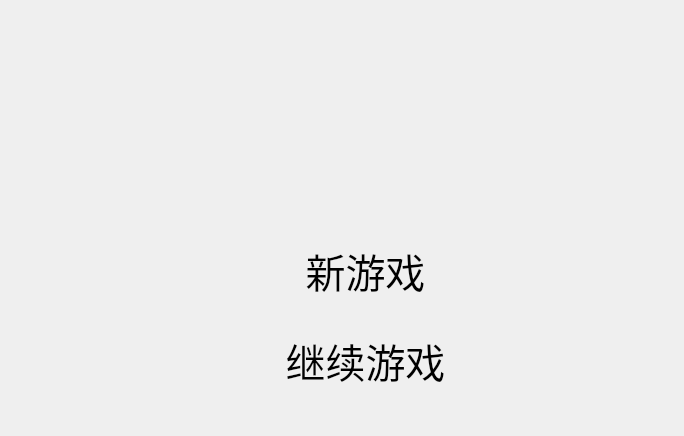
<?xml version="1.0" encoding="UTF-8"?>
<ui version="4.0">
 <class>Window</class>
 <widget class="QWidget" name="Window">
  <property name="geometry">
   <rect>
    <x>0</x>
    <y>0</y>
    <width>684</width>
    <height>436</height>
   </rect>
  </property>
  <property name="windowTitle">
   <string>Window</string>
  </property>
  <widget class="QLabel" name="label">
   <property name="geometry">
    <rect>
     <x>90</x>
     <y>60</y>
     <width>481</width>
     <height>131</height>
    </rect>
   </property>
   <property name="text">
    <string/>
   </property>
   <property name="pixmap">
    <pixmap resource="res.qrc">:/res/logo.png</pixmap>
   </property>
   <property name="scaledContents">
    <bool>true</bool>
   </property>
  </widget>
  <widget class="QToolButton" name="toolButton">
   <property name="geometry">
    <rect>
     <x>280</x>
     <y>230</y>
     <width>171</width>
     <height>81</height>
    </rect>
   </property>
   <property name="font">
    <font>
     <family>华文新魏</family>
     <pointsize>30</pointsize>
     <bold>false</bold>
     <stylestrategy>PreferDefault</stylestrategy>
     <kerning>true</kerning>
    </font>
   </property>
   <property name="autoFillBackground">
    <bool>false</bool>
   </property>
   <property name="text">
    <string>新游戏</string>
   </property>
   <property name="iconSize">
    <size>
     <width>300</width>
     <height>120</height>
    </size>
   </property>
   <property name="checkable">
    <bool>false</bool>
   </property>
   <property name="autoRepeat">
    <bool>false</bool>
   </property>
   <property name="autoExclusive">
    <bool>false</bool>
   </property>
   <property name="toolButtonStyle">
    <enum>Qt::ToolButtonTextOnly</enum>
   </property>
   <property name="autoRaise">
    <bool>true</bool>
   </property>
  </widget>
  <widget class="QToolButton" name="toolButton_2">
   <property name="geometry">
    <rect>
     <x>280</x>
     <y>320</y>
     <width>171</width>
     <height>81</height>
    </rect>
   </property>
   <property name="font">
    <font>
     <family>华文新魏</family>
     <pointsize>30</pointsize>
    </font>
   </property>
   <property name="autoFillBackground">
    <bool>false</bool>
   </property>
   <property name="text">
    <string>继续游戏</string>
   </property>
   <property name="iconSize">
    <size>
     <width>300</width>
     <height>120</height>
    </size>
   </property>
   <property name="autoExclusive">
    <bool>false</bool>
   </property>
   <property name="autoRaise">
    <bool>true</bool>
   </property>
  </widget>
 </widget>
 <resources>
  <include location="res.qrc"/>
 </resources>
 <connections/>
</ui>
